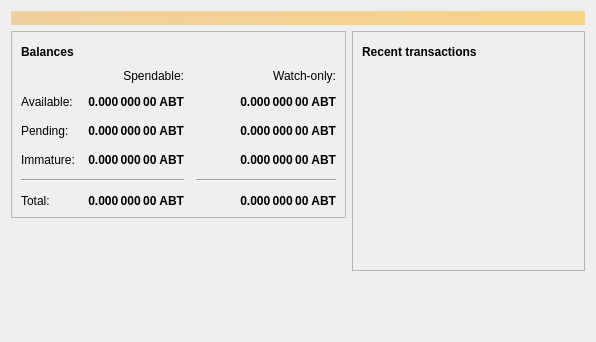
<?xml version="1.0" encoding="UTF-8"?>
<ui version="4.0">
 <class>OverviewPage</class>
 <widget class="QWidget" name="OverviewPage">
  <property name="geometry">
   <rect>
    <x>0</x>
    <y>0</y>
    <width>596</width>
    <height>342</height>
   </rect>
  </property>
  <property name="windowTitle">
   <string>Form</string>
  </property>
  <layout class="QVBoxLayout" name="topLayout">
   <item>
    <widget class="QLabel" name="labelAlerts">
     <property name="visible">
      <bool>false</bool>
     </property>
     <property name="styleSheet">
      <string notr="true">background-color: qlineargradient(x1: 0, y1: 0, x2: 1, y2: 0, stop:0 #F0D0A0, stop:1 #F8D488); color:#000000;</string>
     </property>
     <property name="wordWrap">
      <bool>true</bool>
     </property>
     <property name="margin">
      <number>3</number>
     </property>
    </widget>
   </item>
   <item>
    <layout class="QHBoxLayout" name="horizontalLayout" stretch="1,1">
     <item>
      <layout class="QVBoxLayout" name="verticalLayout_2">
       <item>
        <widget class="QFrame" name="frame">
         <property name="frameShape">
          <enum>QFrame::StyledPanel</enum>
         </property>
         <property name="frameShadow">
          <enum>QFrame::Raised</enum>
         </property>
         <layout class="QVBoxLayout" name="verticalLayout_4">
          <item>
           <layout class="QHBoxLayout" name="horizontalLayout_4">
            <item>
             <widget class="QLabel" name="label_5">
              <property name="font">
               <font>
                <weight>75</weight>
                <bold>true</bold>
               </font>
              </property>
              <property name="text">
               <string>Balances</string>
              </property>
             </widget>
            </item>
            <item>
             <widget class="QPushButton" name="labelWalletStatus">
              <property name="enabled">
               <bool>false</bool>
              </property>
              <property name="maximumSize">
               <size>
                <width>30</width>
                <height>16777215</height>
               </size>
              </property>
              <property name="toolTip">
               <string>The displayed information may be out of date. Your wallet automatically synchronizes with the Ausbit network after a connection is established, but this process has not completed yet.</string>
              </property>
              <property name="text">
               <string/>
              </property>
              <property name="icon">
               <iconset resource="../ausbit.qrc">
                <normaloff>:/icons/warning</normaloff>
                <disabledoff>:/icons/warning</disabledoff>:/icons/warning</iconset>
              </property>
              <property name="iconSize">
               <size>
                <width>24</width>
                <height>24</height>
               </size>
              </property>
              <property name="flat">
               <bool>true</bool>
              </property>
             </widget>
            </item>
            <item>
             <spacer name="horizontalSpacer_3">
              <property name="orientation">
               <enum>Qt::Horizontal</enum>
              </property>
              <property name="sizeHint" stdset="0">
               <size>
                <width>40</width>
                <height>20</height>
               </size>
              </property>
             </spacer>
            </item>
           </layout>
          </item>
          <item>
           <layout class="QGridLayout" name="gridLayout">
            <property name="spacing">
             <number>12</number>
            </property>
            <item row="2" column="2">
             <widget class="QLabel" name="labelWatchPending">
              <property name="font">
               <font>
                <weight>75</weight>
                <bold>true</bold>
               </font>
              </property>
              <property name="cursor">
               <cursorShape>IBeamCursor</cursorShape>
              </property>
              <property name="toolTip">
               <string>Unconfirmed transactions to watch-only addresses</string>
              </property>
              <property name="text">
               <string notr="true">0.000 000 00 ABT</string>
              </property>
              <property name="alignment">
               <set>Qt::AlignRight|Qt::AlignTrailing|Qt::AlignVCenter</set>
              </property>
              <property name="textInteractionFlags">
               <set>Qt::LinksAccessibleByMouse|Qt::TextSelectableByKeyboard|Qt::TextSelectableByMouse</set>
              </property>
             </widget>
            </item>
            <item row="2" column="1">
             <widget class="QLabel" name="labelUnconfirmed">
              <property name="font">
               <font>
                <weight>75</weight>
                <bold>true</bold>
               </font>
              </property>
              <property name="cursor">
               <cursorShape>IBeamCursor</cursorShape>
              </property>
              <property name="toolTip">
               <string>Total of transactions that have yet to be confirmed, and do not yet count toward the spendable balance</string>
              </property>
              <property name="text">
               <string notr="true">0.000 000 00 ABT</string>
              </property>
              <property name="alignment">
               <set>Qt::AlignRight|Qt::AlignTrailing|Qt::AlignVCenter</set>
              </property>
              <property name="textInteractionFlags">
               <set>Qt::LinksAccessibleByMouse|Qt::TextSelectableByKeyboard|Qt::TextSelectableByMouse</set>
              </property>
             </widget>
            </item>
            <item row="3" column="2">
             <widget class="QLabel" name="labelWatchImmature">
              <property name="font">
               <font>
                <weight>75</weight>
                <bold>true</bold>
               </font>
              </property>
              <property name="cursor">
               <cursorShape>IBeamCursor</cursorShape>
              </property>
              <property name="toolTip">
               <string>Mined balance in watch-only addresses that has not yet matured</string>
              </property>
              <property name="text">
               <string notr="true">0.000 000 00 ABT</string>
              </property>
              <property name="alignment">
               <set>Qt::AlignRight|Qt::AlignTrailing|Qt::AlignVCenter</set>
              </property>
              <property name="textInteractionFlags">
               <set>Qt::LinksAccessibleByMouse|Qt::TextSelectableByKeyboard|Qt::TextSelectableByMouse</set>
              </property>
             </widget>
            </item>
            <item row="4" column="0" colspan="2">
             <widget class="Line" name="line">
              <property name="orientation">
               <enum>Qt::Horizontal</enum>
              </property>
             </widget>
            </item>
            <item row="4" column="2">
             <widget class="Line" name="lineWatchBalance">
              <property name="sizePolicy">
               <sizepolicy hsizetype="Preferred" vsizetype="Fixed">
                <horstretch>0</horstretch>
                <verstretch>0</verstretch>
               </sizepolicy>
              </property>
              <property name="minimumSize">
               <size>
                <width>140</width>
                <height>0</height>
               </size>
              </property>
              <property name="orientation">
               <enum>Qt::Horizontal</enum>
              </property>
             </widget>
            </item>
            <item row="5" column="0">
             <widget class="QLabel" name="labelTotalText">
              <property name="text">
               <string>Total:</string>
              </property>
             </widget>
            </item>
            <item row="3" column="1">
             <widget class="QLabel" name="labelImmature">
              <property name="font">
               <font>
                <weight>75</weight>
                <bold>true</bold>
               </font>
              </property>
              <property name="cursor">
               <cursorShape>IBeamCursor</cursorShape>
              </property>
              <property name="toolTip">
               <string>Mined balance that has not yet matured</string>
              </property>
              <property name="text">
               <string notr="true">0.000 000 00 ABT</string>
              </property>
              <property name="alignment">
               <set>Qt::AlignRight|Qt::AlignTrailing|Qt::AlignVCenter</set>
              </property>
              <property name="textInteractionFlags">
               <set>Qt::LinksAccessibleByMouse|Qt::TextSelectableByKeyboard|Qt::TextSelectableByMouse</set>
              </property>
             </widget>
            </item>
            <item row="2" column="3">
             <spacer name="horizontalSpacer_2">
              <property name="orientation">
               <enum>Qt::Horizontal</enum>
              </property>
              <property name="sizeHint" stdset="0">
               <size>
                <width>40</width>
                <height>20</height>
               </size>
              </property>
             </spacer>
            </item>
            <item row="3" column="0">
             <widget class="QLabel" name="labelImmatureText">
              <property name="text">
               <string>Immature:</string>
              </property>
             </widget>
            </item>
            <item row="5" column="1">
             <widget class="QLabel" name="labelTotal">
              <property name="font">
               <font>
                <weight>75</weight>
                <bold>true</bold>
               </font>
              </property>
              <property name="cursor">
               <cursorShape>IBeamCursor</cursorShape>
              </property>
              <property name="toolTip">
               <string>Your current total balance</string>
              </property>
              <property name="text">
               <string notr="true">0.000 000 00 ABT</string>
              </property>
              <property name="alignment">
               <set>Qt::AlignRight|Qt::AlignTrailing|Qt::AlignVCenter</set>
              </property>
              <property name="textInteractionFlags">
               <set>Qt::LinksAccessibleByMouse|Qt::TextSelectableByKeyboard|Qt::TextSelectableByMouse</set>
              </property>
             </widget>
            </item>
            <item row="5" column="2">
             <widget class="QLabel" name="labelWatchTotal">
              <property name="font">
               <font>
                <weight>75</weight>
                <bold>true</bold>
               </font>
              </property>
              <property name="cursor">
               <cursorShape>IBeamCursor</cursorShape>
              </property>
              <property name="toolTip">
               <string>Current total balance in watch-only addresses</string>
              </property>
              <property name="text">
               <string notr="true">0.000 000 00 ABT</string>
              </property>
              <property name="alignment">
               <set>Qt::AlignRight|Qt::AlignTrailing|Qt::AlignVCenter</set>
              </property>
              <property name="textInteractionFlags">
               <set>Qt::LinksAccessibleByMouse|Qt::TextSelectableByKeyboard|Qt::TextSelectableByMouse</set>
              </property>
             </widget>
            </item>
            <item row="0" column="2">
             <widget class="QLabel" name="labelWatchonly">
              <property name="text">
               <string>Watch-only:</string>
              </property>
              <property name="alignment">
               <set>Qt::AlignRight|Qt::AlignTrailing|Qt::AlignVCenter</set>
              </property>
             </widget>
            </item>
            <item row="1" column="0">
             <widget class="QLabel" name="labelBalanceText">
              <property name="text">
               <string>Available:</string>
              </property>
             </widget>
            </item>
            <item row="1" column="1">
             <widget class="QLabel" name="labelBalance">
              <property name="font">
               <font>
                <weight>75</weight>
                <bold>true</bold>
               </font>
              </property>
              <property name="cursor">
               <cursorShape>IBeamCursor</cursorShape>
              </property>
              <property name="toolTip">
               <string>Your current spendable balance</string>
              </property>
              <property name="text">
               <string notr="true">0.000 000 00 ABT</string>
              </property>
              <property name="alignment">
               <set>Qt::AlignRight|Qt::AlignTrailing|Qt::AlignVCenter</set>
              </property>
              <property name="textInteractionFlags">
               <set>Qt::LinksAccessibleByMouse|Qt::TextSelectableByKeyboard|Qt::TextSelectableByMouse</set>
              </property>
             </widget>
            </item>
            <item row="1" column="2">
             <widget class="QLabel" name="labelWatchAvailable">
              <property name="font">
               <font>
                <weight>75</weight>
                <bold>true</bold>
               </font>
              </property>
              <property name="cursor">
               <cursorShape>IBeamCursor</cursorShape>
              </property>
              <property name="toolTip">
               <string>Your current balance in watch-only addresses</string>
              </property>
              <property name="text">
               <string notr="true">0.000 000 00 ABT</string>
              </property>
              <property name="alignment">
               <set>Qt::AlignRight|Qt::AlignTrailing|Qt::AlignVCenter</set>
              </property>
              <property name="textInteractionFlags">
               <set>Qt::LinksAccessibleByMouse|Qt::TextSelectableByKeyboard|Qt::TextSelectableByMouse</set>
              </property>
             </widget>
            </item>
            <item row="2" column="0">
             <widget class="QLabel" name="labelPendingText">
              <property name="text">
               <string>Pending:</string>
              </property>
             </widget>
            </item>
            <item row="0" column="1">
             <widget class="QLabel" name="labelSpendable">
              <property name="text">
               <string>Spendable:</string>
              </property>
              <property name="alignment">
               <set>Qt::AlignRight|Qt::AlignTrailing|Qt::AlignVCenter</set>
              </property>
             </widget>
            </item>
           </layout>
          </item>
         </layout>
        </widget>
       </item>
       <item>
        <spacer name="verticalSpacer">
         <property name="orientation">
          <enum>Qt::Vertical</enum>
         </property>
         <property name="sizeHint" stdset="0">
          <size>
           <width>20</width>
           <height>40</height>
          </size>
         </property>
        </spacer>
       </item>
      </layout>
     </item>
     <item>
      <layout class="QVBoxLayout" name="verticalLayout_3">
       <item>
        <widget class="QFrame" name="frame_2">
         <property name="frameShape">
          <enum>QFrame::StyledPanel</enum>
         </property>
         <property name="frameShadow">
          <enum>QFrame::Raised</enum>
         </property>
         <layout class="QVBoxLayout" name="verticalLayout">
          <item>
           <layout class="QHBoxLayout" name="horizontalLayout_2">
            <item>
             <widget class="QLabel" name="label_4">
              <property name="font">
               <font>
                <weight>75</weight>
                <bold>true</bold>
               </font>
              </property>
              <property name="text">
               <string>Recent transactions</string>
              </property>
             </widget>
            </item>
            <item>
             <widget class="QPushButton" name="labelTransactionsStatus">
              <property name="enabled">
               <bool>false</bool>
              </property>
              <property name="maximumSize">
               <size>
                <width>30</width>
                <height>16777215</height>
               </size>
              </property>
              <property name="toolTip">
               <string>The displayed information may be out of date. Your wallet automatically synchronizes with the Ausbit network after a connection is established, but this process has not completed yet.</string>
              </property>
              <property name="text">
               <string/>
              </property>
              <property name="icon">
               <iconset resource="../ausbit.qrc">
                <normaloff>:/icons/warning</normaloff>
                <disabledoff>:/icons/warning</disabledoff>:/icons/warning</iconset>
              </property>
              <property name="iconSize">
               <size>
                <width>24</width>
                <height>24</height>
               </size>
              </property>
              <property name="flat">
               <bool>true</bool>
              </property>
             </widget>
            </item>
            <item>
             <spacer name="horizontalSpacer">
              <property name="orientation">
               <enum>Qt::Horizontal</enum>
              </property>
              <property name="sizeHint" stdset="0">
               <size>
                <width>40</width>
                <height>20</height>
               </size>
              </property>
             </spacer>
            </item>
           </layout>
          </item>
          <item>
           <widget class="QListView" name="listTransactions">
            <property name="styleSheet">
             <string notr="true">QListView { background: transparent; }</string>
            </property>
            <property name="frameShape">
             <enum>QFrame::NoFrame</enum>
            </property>
            <property name="verticalScrollBarPolicy">
             <enum>Qt::ScrollBarAlwaysOff</enum>
            </property>
            <property name="horizontalScrollBarPolicy">
             <enum>Qt::ScrollBarAlwaysOff</enum>
            </property>
            <property name="selectionMode">
             <enum>QAbstractItemView::NoSelection</enum>
            </property>
           </widget>
          </item>
         </layout>
        </widget>
       </item>
       <item>
        <spacer name="verticalSpacer_2">
         <property name="orientation">
          <enum>Qt::Vertical</enum>
         </property>
         <property name="sizeHint" stdset="0">
          <size>
           <width>20</width>
           <height>40</height>
          </size>
         </property>
        </spacer>
       </item>
      </layout>
     </item>
    </layout>
   </item>
  </layout>
 </widget>
 <resources/>
 <connections/>
</ui>
